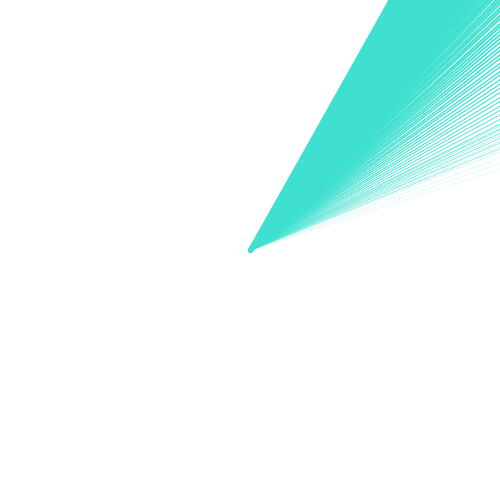
Frame 1 (no input)
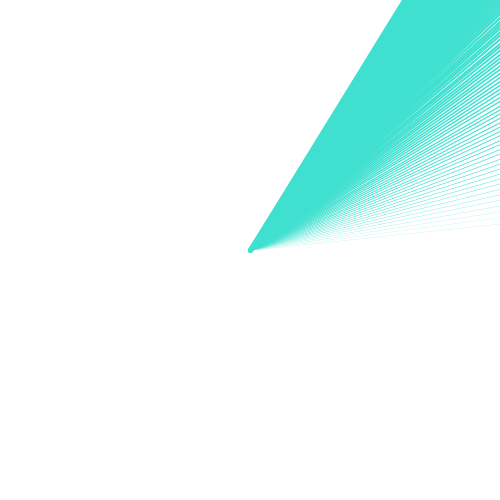
Frame 60 (the mouse pressed at the canvas centre just before this capture)
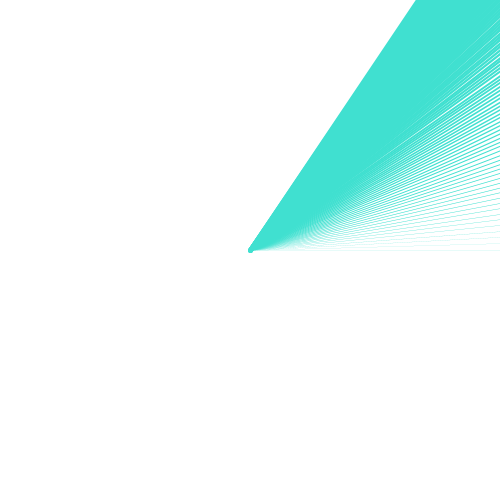
Frame 120 (the mouse held since frame 60 and released just before this capture)

The Processing sketch that drew these frames (run headless with seeded random() and noise(); from frame 60 on, the mouse is pressed at the canvas centre):

// Processing sketch: processing_181575
// ── processing_181575.pde

/*
  
Amanda Mahoney-Fernandes
Visualize 60 Secs
Excercise III

IT WORKS IN JAVA MODE BUT NOT WHEN I CONVERT IT TO JAVASCRIPT IDK WHAT TO DO.

*/

int x1, y1;
float secondsRadius; // determines seconds radius


void setup() {
  size(500, 500); // determines canvas size
  background(0); // determines background color to be white

  float radius = min(width, height) /1.25; 
  secondsRadius = radius *1; //radius of second stroke

  x1 = width /2; //determines width
  y1 = height /2;  //determines height
}

void draw() {  
  background(255); // draw white background

  int start = 60; //start at 60 seconds
  float strokeWeight = .05; //stroke starts at .05
  float line; 
  for (int a = 0; a < 100; a++) { 
    line = map(second(), 0, start, 0, TWO_PI) - HALF_PI;
    stroke(64,224,208);
    strokeWeight(strokeWeight);
    line(x1, y1, x1 + cos(line) * secondsRadius, y1 + sin(line) * secondsRadius);
    strokeWeight(1);
    strokeWeight = strokeWeight + .05;
    start = start + 1;
  }  
  
  }

  
